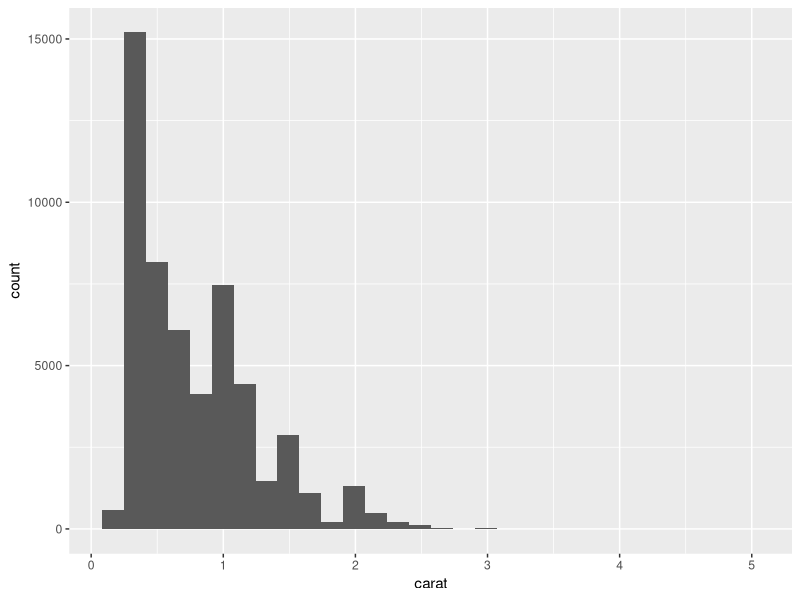
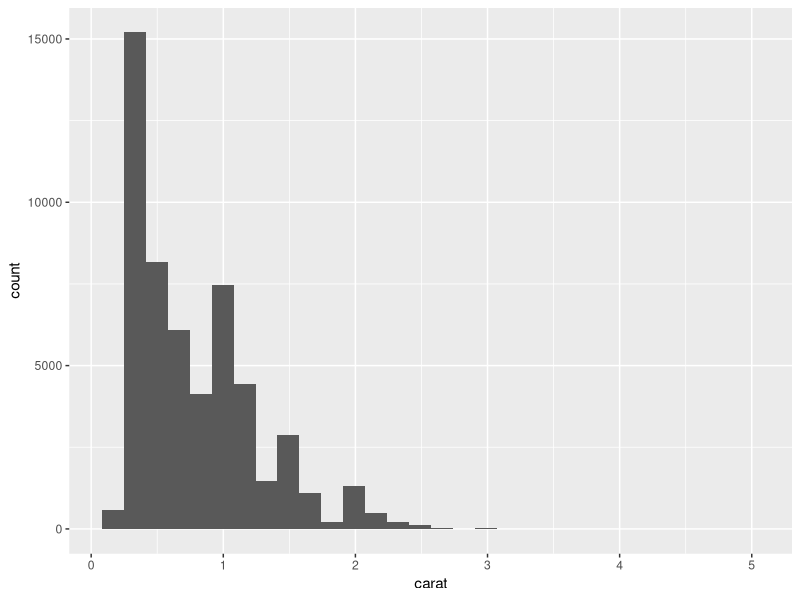

R code for these plots, in order:
## ---- chunk 1
library(tidyverse)
## ---- chunk 2
# convert fahrenheit to celsius
f_to_c <- function(f_temp) {
  (f_temp - 32) * (5/9)
}

f_to_c(212)
## ---- chunk 3
# explicit return
f_to_c <- function(f_temp) {
  return((f_temp - 32) * (5/9))
}

f_to_c(212)
## ---- chunk 4
test_vals <- c(0, 3, NA, 4, NA, 2, 6, -1, NA, 3)  # 0.3 missing

## ---- chunk 5
roll_die <- function() {
  sample(1:6, 1)
}

roll_die()
## ---- chunk 6
roll_dice <- function(n_dice, sides) {
  sample(1:sides, n_dice, replace=TRUE)
}

roll_dice(1, 6)
roll_dice(2, 6)
roll_dice(2, 20)
## ---- chunk 7
roll_dice <- function(n_dice, sides=6) {
  sample(1:sides, n_dice, replace=TRUE)
}

roll_dice(3)  # uses default sides=6
roll_dice(1, 20)
## ---- chunk 8
roll_dice <- function(n_dice=1, sides=6) {
  sample(1:sides, n_dice, replace=TRUE)
}

roll_dice()   # uses default for both values
roll_dice(7)  # uses default sides=6  
roll_dice(3, 20)
## ---- chunk 9
# example code you can build from:
str_replace_all("input text", # input text
                "in",         # string to replace
                "999")        # replacement value

## ---- chunk 10
froggie <- "I'm a frog"

my_function <- function() {
  froggie <- 10
  print(paste("Froggie is", froggie))
}

my_function()
froggie
## ---- chunk 11
froggie <- "I'm a frog"

my_function <- function(froggie) {
  print(paste("Froggie is", froggie))
}

my_function("awesome")
froggie
## ---- chunk 12
birdie <- "tweet tweet"
my_function <- function() {
  print(birdie) ## no birdie within the function, look outside
}
my_function()
## ---- chunk 13
animal <- "cat"

my_function <- function() {
  animal <- "dog"  # this animal is different than that ^ animal
}

my_function()
animal # unchanged
## ---- chunk 14
my_numbers <- 1:10

my_function <- function() {
  my_numbers[4] <- 100
}

my_function()
my_numbers # unchanged
## ---- chunk 15
my_colors <- data.frame(id = 1:5, color = colors()[1:5])
my_colors

my_function <- function(my_colors) {  # even if passed as input with the same name, it doesn't work
  my_colors[4,2] <- "pink"
}

my_function(my_colors)
my_colors # unchanged
## ---- chunk 16
my_colors <- data.frame(id = 1:5, color = colors()[1:5])
my_colors

my_function <- function(coldf) {  # even if argument has a different name
  coldf[4,2] <- "pink"
  coldf # return the modified data frame
}

my_function(my_colors) # now has output
my_colors # unchanged
my_colors <- my_function(my_colors)
my_colors # now changed
## ---- chunk 17
test_measurements <- c(-3, 5, 6, 0, -4, -10, 13)


## ---- chunk 18
diamonds

ggplot(diamonds, aes(carat)) +
  geom_histogram()
## ---- chunk 19
plot_hist <- function(df, colname) {
  ggplot(df, aes({{colname}})) +
    geom_histogram()
}

plot_hist(diamonds, carat)
## ---- chunk 20
# Example code to do the computation (cut = grouping var; price = target var)
diamonds %>% 
  group_by(cut) %>%
  summarize(group_mean = mean(price, na.rm=TRUE))


## ---- chunk 21
add_na_indicator <- function(df, target_col) {
  df %>%
    mutate("na_count_{{target_col}}" := as.integer(is.na({{target_col}})))
}

test_df <- data.frame(
  id = 1:5,
  val1 = c(NA, 4, 3, 2, NA),
  val2 = c("a", NA, "t", "d", NA)
)

add_na_indicator(test_df, val1)
## ---- chunk 22
# Function that replaces missing in a column with the column mean

replace_missing <- function(df, target_col, new_col_name) {
  colmean <- df %>%
    summarize(mean({{target_col}}, na.rm=TRUE)) %>%
    pull() ## gets the single value, outside of a df
  df %>%
    mutate({{new_col_name}} := ifelse(is.na({{target_col}}), colmean, {{target_col}}))
}

test_df <- data.frame(
  val1 = c(1, 5, 3, NA, 5, 9),
  val2 = c(NA, 5, 6, 7, 8, 10)
)

# works whether we quote the new name or not
replace_missing(test_df, val1, my_new_column)
replace_missing(test_df, val1, "my_new_column")

## ---- chunk 23
replace_missing <- function(df, target_col, new_col_name = {{target_col}}) {
  colmean <- df %>%
    summarize(mean({{target_col}}, na.rm=TRUE)) %>%
    pull() ## gets the single value, outside of a df
  df %>%
    mutate({{new_col_name}} := ifelse(is.na({{target_col}}), colmean, {{target_col}}))
}

replace_missing(test_df, val2)
## ---- chunk 24
msleep %>%   # dataset from ggplot2
  summarize(across(everything(), \(x) sum(is.na(x))))
## ---- chunk 25
apply(msleep, 2, \(x) sum(is.na(x)))
## ---- chunk 26
msleep %>%   # dataset from ggplot2
  summarize(across(everything(), function(x) sum(is.na(x))))
## ---- chunk 27
apply(msleep, 2, function(x) sum(is.na(x)))
## ---- chunk 28
msleep %>%   # dataset from ggplot2
  summarize(across(everything(), ~sum(is.na(.x))))
## ---- chunk 29

